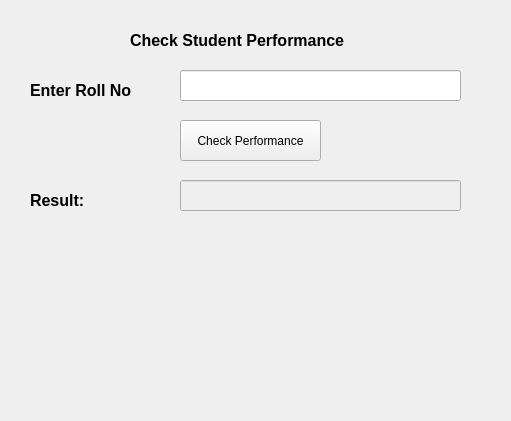
<?xml version="1.0" encoding="UTF-8"?>
<ui version="4.0">
 <class>Frame</class>
 <widget class="QFrame" name="Frame">
  <property name="geometry">
   <rect>
    <x>0</x>
    <y>0</y>
    <width>511</width>
    <height>421</height>
   </rect>
  </property>
  <property name="windowTitle">
   <string>Frame</string>
  </property>
  <widget class="QLabel" name="label">
   <property name="geometry">
    <rect>
     <x>130</x>
     <y>20</y>
     <width>241</width>
     <height>41</height>
    </rect>
   </property>
   <property name="font">
    <font>
     <pointsize>12</pointsize>
     <weight>75</weight>
     <bold>true</bold>
    </font>
   </property>
   <property name="text">
    <string>Check Student Performance</string>
   </property>
  </widget>
  <widget class="QLabel" name="label_2">
   <property name="geometry">
    <rect>
     <x>30</x>
     <y>70</y>
     <width>111</width>
     <height>41</height>
    </rect>
   </property>
   <property name="font">
    <font>
     <pointsize>12</pointsize>
     <weight>75</weight>
     <bold>true</bold>
    </font>
   </property>
   <property name="text">
    <string>Enter Roll No</string>
   </property>
  </widget>
  <widget class="QLineEdit" name="lineEdit">
   <property name="geometry">
    <rect>
     <x>180</x>
     <y>70</y>
     <width>281</width>
     <height>31</height>
    </rect>
   </property>
  </widget>
  <widget class="QPushButton" name="pushButton">
   <property name="geometry">
    <rect>
     <x>180</x>
     <y>120</y>
     <width>141</width>
     <height>41</height>
    </rect>
   </property>
   <property name="text">
    <string>Check Performance</string>
   </property>
  </widget>
  <widget class="QLabel" name="label_3">
   <property name="geometry">
    <rect>
     <x>30</x>
     <y>180</y>
     <width>71</width>
     <height>41</height>
    </rect>
   </property>
   <property name="font">
    <font>
     <pointsize>12</pointsize>
     <weight>75</weight>
     <bold>true</bold>
    </font>
   </property>
   <property name="text">
    <string>Result:</string>
   </property>
  </widget>
  <widget class="QLineEdit" name="lineEdit_2">
   <property name="enabled">
    <bool>false</bool>
   </property>
   <property name="geometry">
    <rect>
     <x>180</x>
     <y>180</y>
     <width>281</width>
     <height>31</height>
    </rect>
   </property>
  </widget>
 </widget>
 <resources/>
 <connections/>
</ui>
